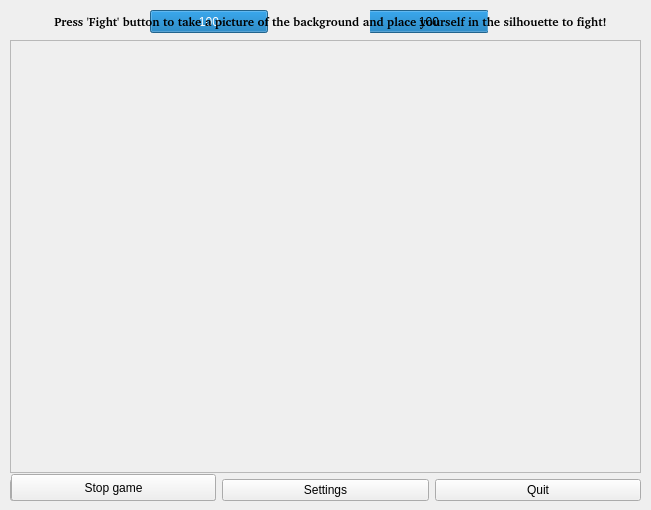
<?xml version="1.0" encoding="UTF-8"?>
<ui version="4.0">
 <class>simulatorWindow</class>
 <widget class="QWidget" name="simulatorWindow">
  <property name="geometry">
   <rect>
    <x>0</x>
    <y>0</y>
    <width>651</width>
    <height>510</height>
   </rect>
  </property>
  <property name="windowTitle">
   <string>Fight Simulator</string>
  </property>
  <widget class="QWidget" name="gridLayoutWidget">
   <property name="geometry">
    <rect>
     <x>10</x>
     <y>40</y>
     <width>631</width>
     <height>461</height>
    </rect>
   </property>
   <layout class="QGridLayout" name="gridLayout" rowstretch="10,0">
    <property name="sizeConstraint">
     <enum>QLayout::SetMaximumSize</enum>
    </property>
    <item row="1" column="0">
     <layout class="QHBoxLayout" name="horizontalLayout">
      <item>
       <widget class="QPushButton" name="fightBtn">
        <property name="text">
         <string>Fight</string>
        </property>
       </widget>
      </item>
      <item>
       <widget class="QPushButton" name="settingsBtn">
        <property name="text">
         <string>Settings</string>
        </property>
       </widget>
      </item>
      <item>
       <widget class="QPushButton" name="quitBtn">
        <property name="text">
         <string>Quit</string>
        </property>
       </widget>
      </item>
     </layout>
    </item>
    <item row="0" column="0">
     <widget class="QScrollArea" name="scrollArea">
      <property name="widgetResizable">
       <bool>true</bool>
      </property>
      <widget class="QWidget" name="scrollAreaWidgetContents">
       <property name="geometry">
        <rect>
         <x>0</x>
         <y>0</y>
         <width>627</width>
         <height>422</height>
        </rect>
       </property>
      </widget>
     </widget>
    </item>
   </layout>
  </widget>
  <widget class="QLabel" name="player1Lbl">
   <property name="geometry">
    <rect>
     <x>10</x>
     <y>10</y>
     <width>135</width>
     <height>23</height>
    </rect>
   </property>
   <property name="font">
    <font>
     <family>Bitstream Charter</family>
     <pointsize>16</pointsize>
     <weight>75</weight>
     <italic>true</italic>
     <bold>true</bold>
    </font>
   </property>
   <property name="text">
    <string/>
   </property>
   <property name="alignment">
    <set>Qt::AlignCenter</set>
   </property>
  </widget>
  <widget class="QLabel" name="player2Lbl">
   <property name="geometry">
    <rect>
     <x>500</x>
     <y>10</y>
     <width>141</width>
     <height>23</height>
    </rect>
   </property>
   <property name="font">
    <font>
     <family>Bitstream Charter</family>
     <pointsize>16</pointsize>
     <weight>75</weight>
     <italic>true</italic>
     <bold>true</bold>
    </font>
   </property>
   <property name="styleSheet">
    <string notr="true">&lt;text-align=&quot;right&quot;&gt;</string>
   </property>
   <property name="text">
    <string/>
   </property>
   <property name="alignment">
    <set>Qt::AlignCenter</set>
   </property>
  </widget>
  <widget class="QLabel" name="timerLbl">
   <property name="geometry">
    <rect>
     <x>300</x>
     <y>10</y>
     <width>41</width>
     <height>23</height>
    </rect>
   </property>
   <property name="font">
    <font>
     <family>Bitstream Charter</family>
     <pointsize>16</pointsize>
     <weight>75</weight>
     <italic>true</italic>
     <bold>true</bold>
    </font>
   </property>
   <property name="text">
    <string/>
   </property>
   <property name="alignment">
    <set>Qt::AlignCenter</set>
   </property>
  </widget>
  <widget class="QProgressBar" name="player1PB">
   <property name="enabled">
    <bool>true</bool>
   </property>
   <property name="geometry">
    <rect>
     <x>150</x>
     <y>10</y>
     <width>118</width>
     <height>23</height>
    </rect>
   </property>
   <property name="value">
    <number>100</number>
   </property>
   <property name="textVisible">
    <bool>true</bool>
   </property>
   <property name="invertedAppearance">
    <bool>false</bool>
   </property>
   <property name="format">
    <string>%v</string>
   </property>
  </widget>
  <widget class="QProgressBar" name="player2PB">
   <property name="enabled">
    <bool>true</bool>
   </property>
   <property name="geometry">
    <rect>
     <x>370</x>
     <y>10</y>
     <width>118</width>
     <height>23</height>
    </rect>
   </property>
   <property name="styleSheet">
    <string notr="true"/>
   </property>
   <property name="value">
    <number>100</number>
   </property>
   <property name="textVisible">
    <bool>true</bool>
   </property>
   <property name="invertedAppearance">
    <bool>true</bool>
   </property>
   <property name="format">
    <string>%v</string>
   </property>
  </widget>
  <widget class="QPushButton" name="stopBtn">
   <property name="geometry">
    <rect>
     <x>11</x>
     <y>474</y>
     <width>205</width>
     <height>27</height>
    </rect>
   </property>
   <property name="text">
    <string>Stop game</string>
   </property>
  </widget>
  <widget class="QLabel" name="instructionsLbl">
   <property name="geometry">
    <rect>
     <x>10</x>
     <y>6</y>
     <width>641</width>
     <height>30</height>
    </rect>
   </property>
   <property name="font">
    <font>
     <family>Bitstream Charter</family>
     <weight>75</weight>
     <bold>true</bold>
    </font>
   </property>
   <property name="text">
    <string>Press 'Fight' button to take a picture of the background and place yourself in the silhouette to fight!</string>
   </property>
   <property name="alignment">
    <set>Qt::AlignCenter</set>
   </property>
  </widget>
 </widget>
 <resources/>
 <connections/>
</ui>
